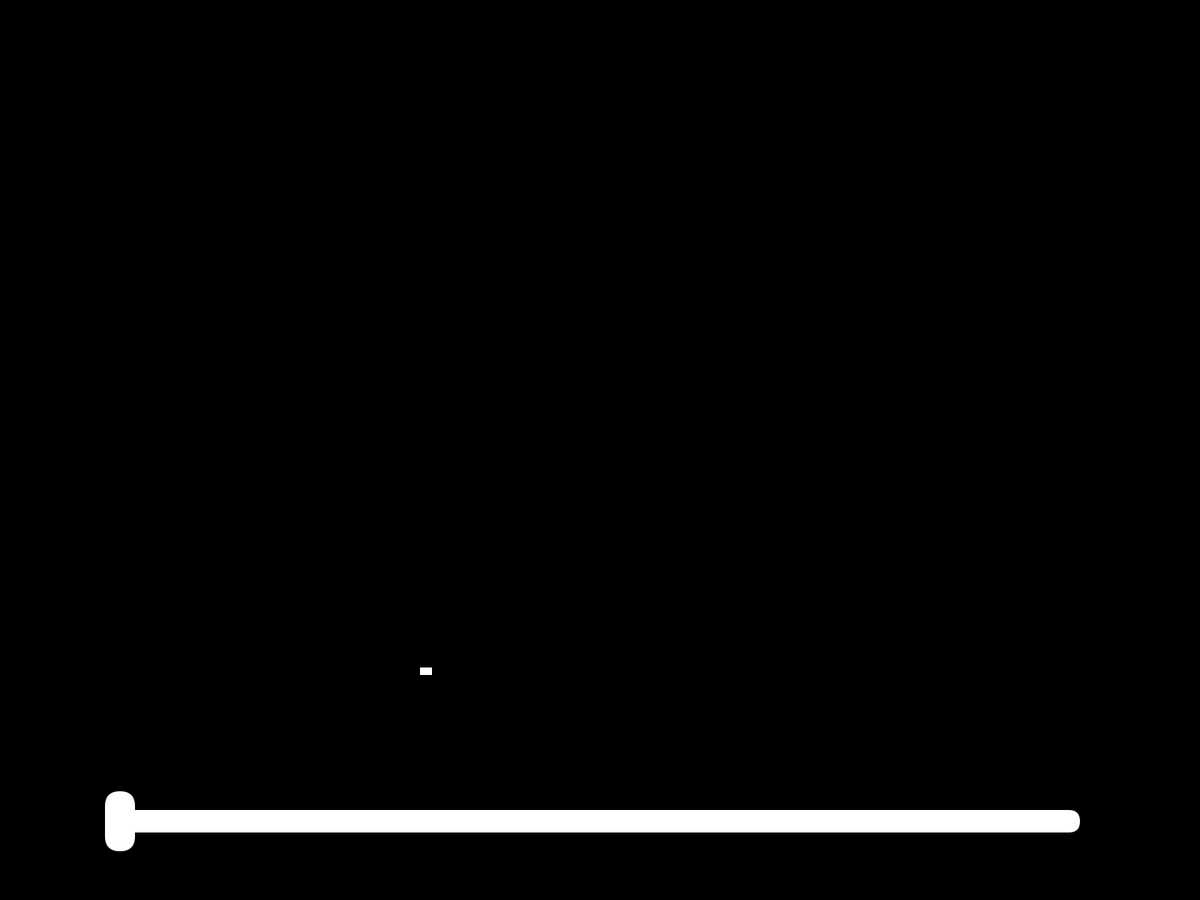
Frame 1 (no input)
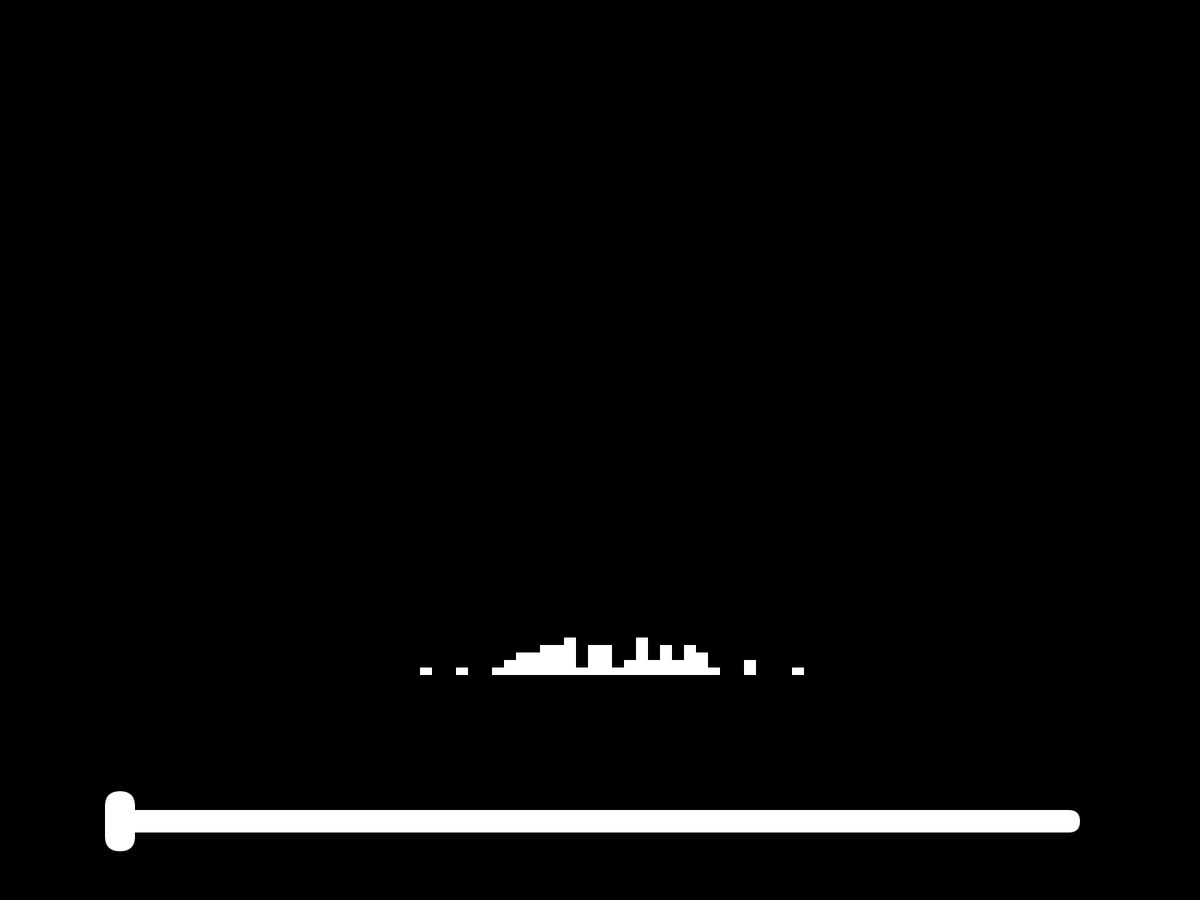
Frame 60 (the mouse pressed at the canvas centre just before this capture)
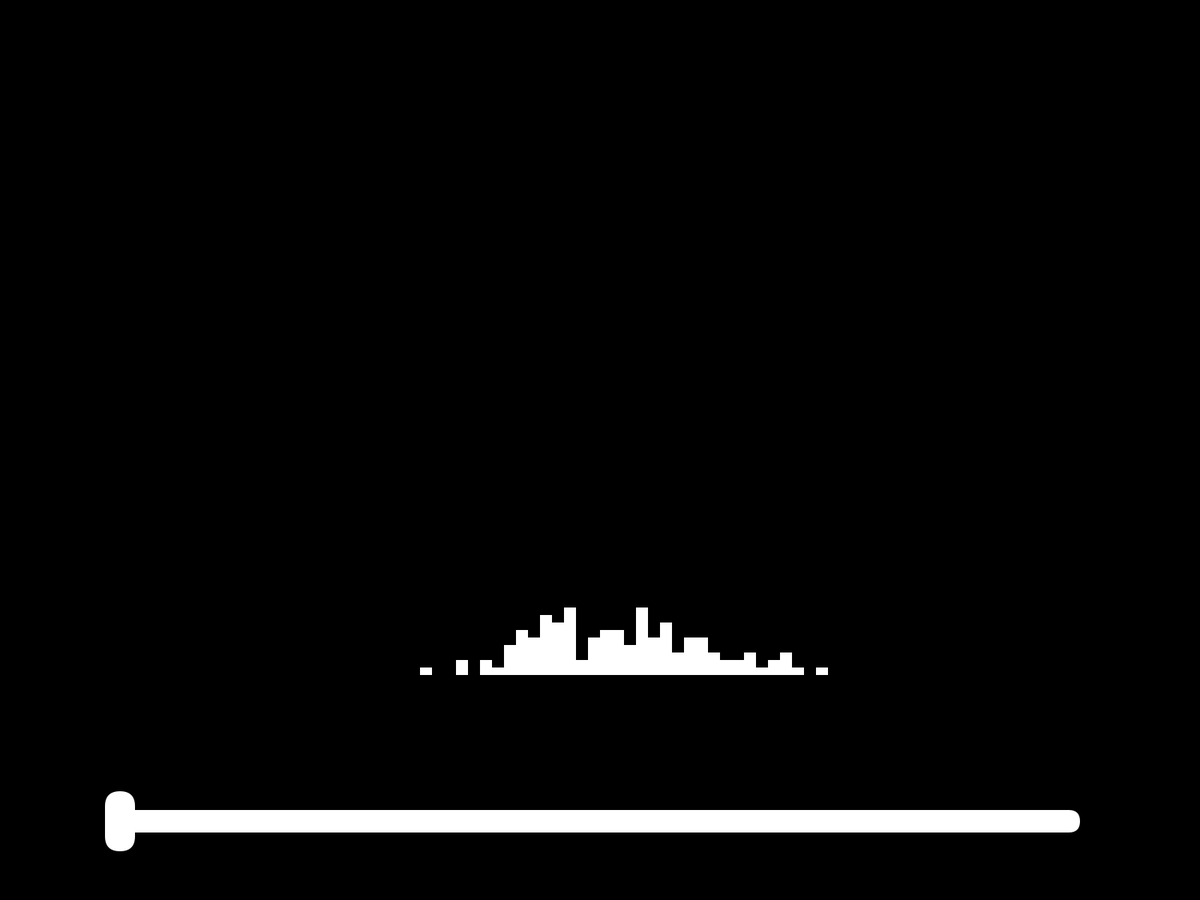
Frame 120 (the mouse held since frame 60 and released just before this capture)

The Processing sketch that drew these frames (run headless with seeded random() and noise(); from frame 60 on, the mouse is pressed at the canvas centre):

// Processing sketch: binomialDistribution
// ── binomialDistribution.pde
float colSize;
int colCount = 100, mid;
float[] a;
float SD;

void setup(){
  fullScreen();
  noStroke();
  fill(255);
  frameRate(1000);
  colSize = width/colCount;
  a = new float[(int)colCount];
  SD = 0.5;
}


void draw(){
  background(0);
  mid = colCount/2;
  for(int i = 0; i < mid; i++){
    float randVal = random(1);
    if(randVal>1-SD)mid++;
    if(randVal<SD) mid--;
  }
  a[mid]+=10;
  for(int i = 0; i < colCount; i++)
    rect(i * colSize, 3 * height / 4, colSize, -a[i]);
  renderControlls();  
}


void renderControlls(){
  rect(width / 10, 4.5 * height / 5, 8 * width / 10, 30, 20);
  rectMode(CENTER);
  float x = map(SD, 0.5, 0, width / 10, 9 * width / 10);
  if(x < width / 10){ x = width / 10; }
  if(x > 9 * width / 10){ x = 9 * width / 10; }
  rect(x, 4.5 * height / 5 + 15, 40, 80, 20);
  rectMode(CORNER);
}


void mouseDragged(){
    SD = map(mouseX, width / 10, 9 * width / 10, 0.5, 0);
}
